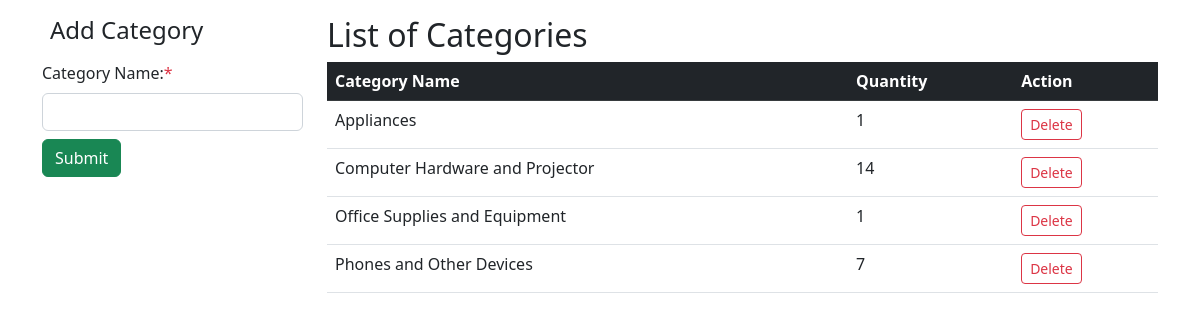
Before: /DashboardCCSStaff/categorycontainer.php with the older database file.
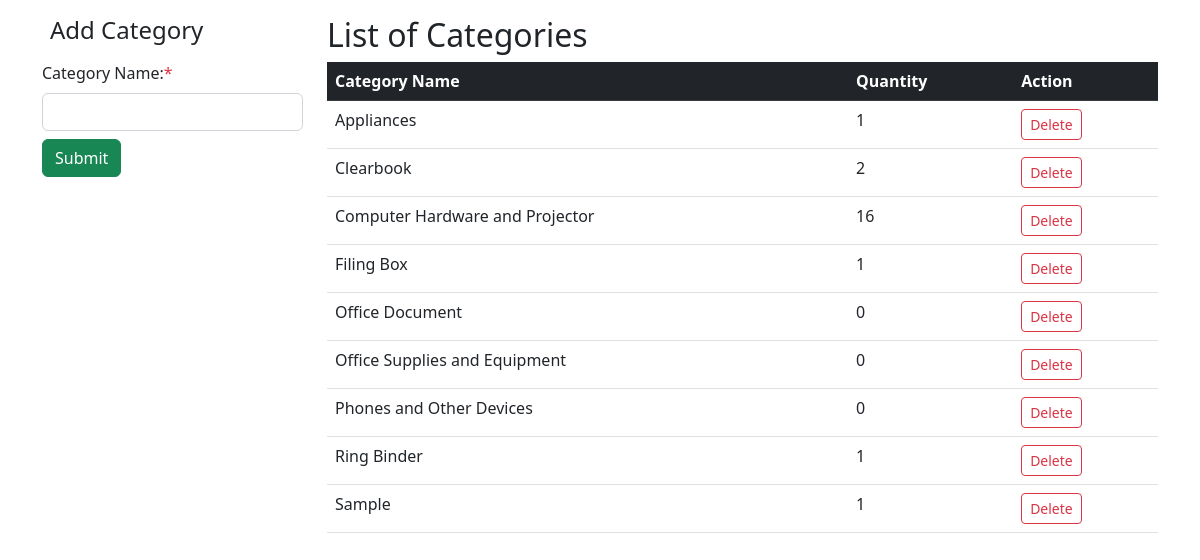
After: the same page with the newer database file.
### tables this page shows
CREATE TABLE `tblitemcategory` (
  `id` int(11) NOT NULL,
  `categoryname` varchar(50) NOT NULL
);

### DashboardCCSStaff/categorycontainer.php (the view, shortened to what this page needs)
<?php
include 'ccsfunctions.php';
$queryCategories = "SELECT c.id, c.categoryname, COUNT(s.subcategoryname) AS subcategory_count
                    FROM tblitemcategory c
                    LEFT JOIN tblsubcategory s ON c.categoryname = s.categoryname
                    GROUP BY c.id, c.categoryname
                    ORDER BY c.categoryname";
$resultCategories = mysqli_query($con, $queryCategories);
?>
<div class="container mt-3">
    <div class="row">
        <div class="col-md-3">
            <h4 class="mb-3"><i class="fas fa-plus-circle me-2"></i>Add Category</h4>
            <form action="ccstaffManageCategory.php" method="post">
                <div class="mb-2">
                    <label for="categoryName" class="form-label">Category Name:<span class="text-danger">*</span></label>
                    <input type="text" class="form-control" id="categoryName" name="categoryName" required>
                </div>
                <button type="submit" class="btn btn-success"  name="addCategory">Submit</button>
            </form>
        </div>
        <div class="col-md-9">
            <h2>List of Categories</h2>
            <table id="example" class="table">
                <thead class="table-dark">
                    <tr>
                        <th scope="col">Category Name</th>
                        <th scope="col">Quantity</th>
                        <th scope="col">Action</th>
                    </tr>
                </thead>
                <tbody>
                    <?php
                    while ($row = mysqli_fetch_assoc($resultCategories)) {
                        echo "<tr>";
                        echo "<td>{$row['categoryname']}</td>";
                        echo "<td >{$row['subcategory_count']}</td>";
                        echo "<td> <a href=\"#\" onclick=\"confirmDeleteCategory('{$row['categoryname']}')\" class=\"btn btn-outline-danger btn-sm\"><i class='fa-solid fa-trash fs-7'></i>Delete</a></td>";
                        echo "</tr>";
                    }
                    ?>
                </tbody>
            </table>
        </div>
    </div>
</div>
<link href="https://cdn.jsdelivr.net/npm/bootstrap@5.2.3/dist/css/bootstrap.min.css" rel="stylesheet">

Changed rows visible on the page:
added tblitemcategory: categoryname "Clearbook", subcategory_count "2"
computed for tblitemcategory "Computer Hardware and Projector": subcategory_count "14" → "16"
added tblitemcategory: categoryname "Filing Box", subcategory_count "1"
added tblitemcategory: categoryname "Office Document", subcategory_count "0"
computed for tblitemcategory "Office Supplies and Equipment": subcategory_count "1" → "0"
computed for tblitemcategory "Phones and Other Devices": subcategory_count "7" → "0"
added tblitemcategory: categoryname "Ring Binder", subcategory_count "1"
added tblitemcategory: categoryname "Sample", subcategory_count "1"
